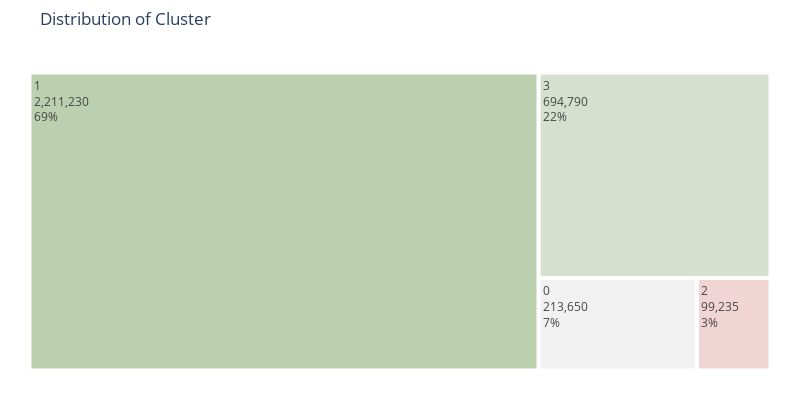

The cell this chart's notebook holds for it:
### Code cell
colors=['#bad0af','#d5e0cf','#f1f1f1','#f1d4d4'] #color palette
import plotly.express as px

fig = px.treemap(fig3, path=['Cluster'],values='Count'
                 , width=800, height=400
                 ,title="Distribution of Cluster")

fig.update_layout(
    treemapcolorway = colors, #defines the colors in the treemap
    margin = dict(t=50, l=25, r=25, b=25))

fig.data[0].textinfo = 'label+text+value+percent root'
fig.show()

### Figure 1 — Plotly figure (JSON) as saved in the notebook; plotly's stock layout.template omitted (floating-point values rounded to 4 significant figures)
{"data": [{"branchvalues": "total", "domain": {"x": [0, 1], "y": [0, 1]}, "hovertemplate": "labels=%{label}<br>Count=%{value}<br>parent=%{parent}<br>id=%{id}<extra></extra>", "ids": ["0", "1", "2", "3"], "labels": ["0", "1", "2", "3"], "name": "", "parents": ["", "", "", ""], "textinfo": "label+text+value+percent root", "type": "treemap", "values": [213650, 2211230, 99235, 694790]}], "layout": {"height": 400, "legend": {"tracegroupgap": 0}, "margin": {"b": 25, "l": 25, "r": 25, "t": 50}, "title": {"text": "Distribution of Cluster"}, "treemapcolorway": ["#bad0af", "#d5e0cf", "#f1f1f1", "#f1d4d4"], "width": 800}}
